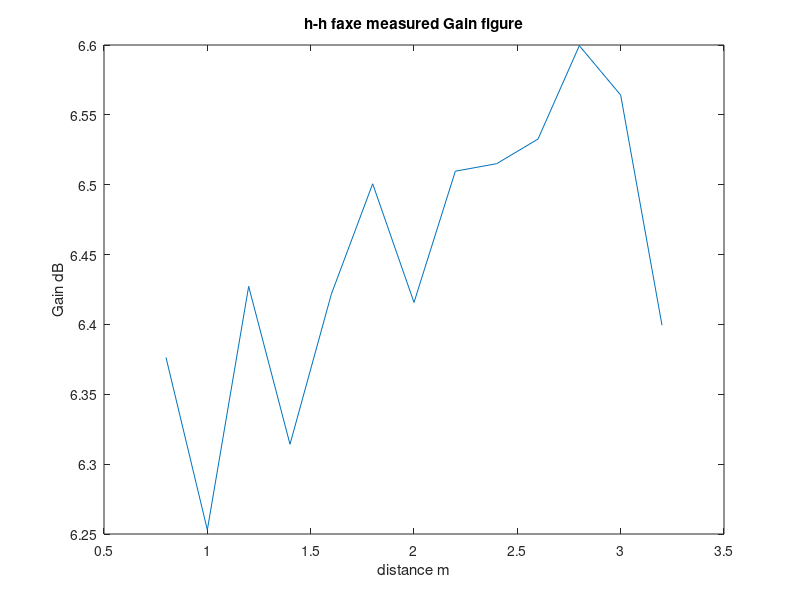
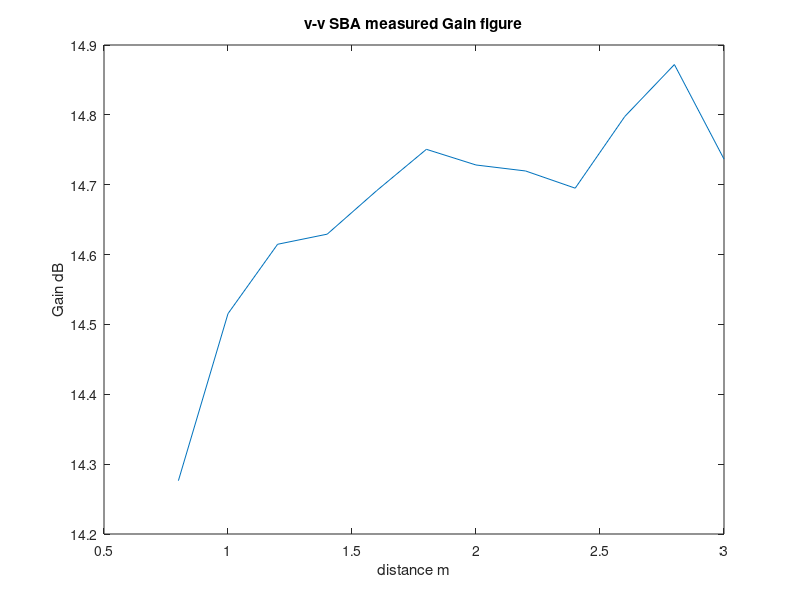

Reproduce these figures in MATLAB, in order.
clear
clc

h_h_measured_data = [
    0.8	-25.61	-25.47
    1	-27.76	-27.69
    1.2	-29.01	-28.91
    1.4	-30.61	-30.44
    1.6	-31.61	-31.33
    1.8	-32.42	-32.25
    2	-33.46	-33.38
    2.2	-34.14	-33.98
    2.4	-34.92	-34.69
    2.6	-35.58	-35.35
    2.8	-36.08	-35.87
    3	-36.72	-36.57
    3.2	-37.66	-37.41
    ];

v_v_measured_data = [
    0.8	-9.76	-9.72
    1	-11.21	-11.19
    1.2	-12.6	-12.57
    1.4	-13.92	-13.87
    1.6	-14.95	-14.91
    1.8	-15.86	-15.81
    2	-16.81	-16.78
    2.2	-17.66	-17.62
    2.4	-18.47	-18.42
    2.6	-18.96	-18.91
    2.8	-19.47	-19.39
    3	-20.33	-20.27
    ]

distance = h_h_measured_data(:,1);


power_average = (h_h_measured_data(:,2) + h_h_measured_data(:,3))./2;

c = 2.998 * 10^8;
f = 2.45 * 10^9;
pt = 0;

% convert dBm into w
pt = (10^(pt/10))/1000;

% convert dBm into w
pr = [];
for i = 1:length(power_average)
    temp = (10^(power_average(i)/10))/1000;
    pr = [pr;temp];
end

wave_length = c/f;

measured_gain_faxe = (20*log10(4*pi*distance./wave_length) + ...
    10*log10(pr./pt)) /2;

figure(5)
plot(distance, measured_gain_faxe)
title('h-h faxe measured Gain figure')
xlabel('distance m')
ylabel('Gain dB')

distance = v_v_measured_data(:,1);


power_average = (v_v_measured_data(:,2) + v_v_measured_data(:,3))./2;

c = 2.998 * 10^8;
f = 2.45 * 10^9;
pt = 0;

% convert dBm into w
pt = (10^(pt/10))/1000;

% convert dBm into w
pr = [];
for i = 1:length(power_average)
    temp = (10^(power_average(i)/10))/1000;
    pr = [pr;temp];
end

wave_length = c/f;

measured_gain_sba = (20*log10(4*pi*distance./wave_length) + ...
    10*log10(pr./pt)) /2;

figure(7)
plot(distance, measured_gain_sba)
title('v-v SBA measured Gain figure')
xlabel('distance m')
ylabel('Gain dB')
